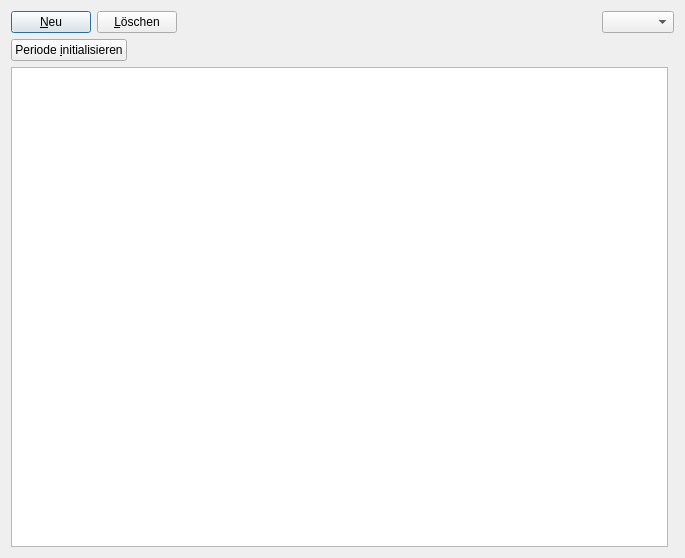
<?xml version="1.0" encoding="UTF-8"?>
<ui version="4.0">
 <class>Buchungskonten2artikelForm</class>
 <widget class="QDialog" name="Buchungskonten2artikelForm">
  <property name="geometry">
   <rect>
    <x>0</x>
    <y>0</y>
    <width>685</width>
    <height>558</height>
   </rect>
  </property>
  <property name="windowTitle">
   <string>Buchungskonten Artikeln zuweisen</string>
  </property>
  <layout class="QGridLayout" name="gridLayout">
   <item row="0" column="0" rowspan="2" colspan="2">
    <layout class="QVBoxLayout" name="verticalLayout">
     <item>
      <layout class="QHBoxLayout" name="horizontalLayout_2">
       <item>
        <widget class="QPushButton" name="pushButton_newRecord">
         <property name="text">
          <string>&amp;Neu</string>
         </property>
        </widget>
       </item>
       <item>
        <widget class="QPushButton" name="pushButton_deleteRecord">
         <property name="text">
          <string>&amp;Löschen</string>
         </property>
        </widget>
       </item>
       <item>
        <spacer name="horizontalSpacer_2">
         <property name="orientation">
          <enum>Qt::Horizontal</enum>
         </property>
         <property name="sizeHint" stdset="0">
          <size>
           <width>40</width>
           <height>20</height>
          </size>
         </property>
        </spacer>
       </item>
       <item>
        <widget class="QComboBox" name="comboBox_period"/>
       </item>
      </layout>
     </item>
     <item>
      <layout class="QHBoxLayout" name="horizontalLayout">
       <item>
        <widget class="QPushButton" name="pushButton_initPeriod">
         <property name="text">
          <string>Periode &amp;initialisieren</string>
         </property>
        </widget>
       </item>
       <item>
        <spacer name="horizontalSpacer">
         <property name="orientation">
          <enum>Qt::Horizontal</enum>
         </property>
         <property name="sizeHint" stdset="0">
          <size>
           <width>40</width>
           <height>20</height>
          </size>
         </property>
        </spacer>
       </item>
      </layout>
     </item>
    </layout>
   </item>
   <item row="3" column="0">
    <widget class="QTableView" name="tableView"/>
   </item>
  </layout>
 </widget>
 <resources/>
 <connections/>
</ui>
